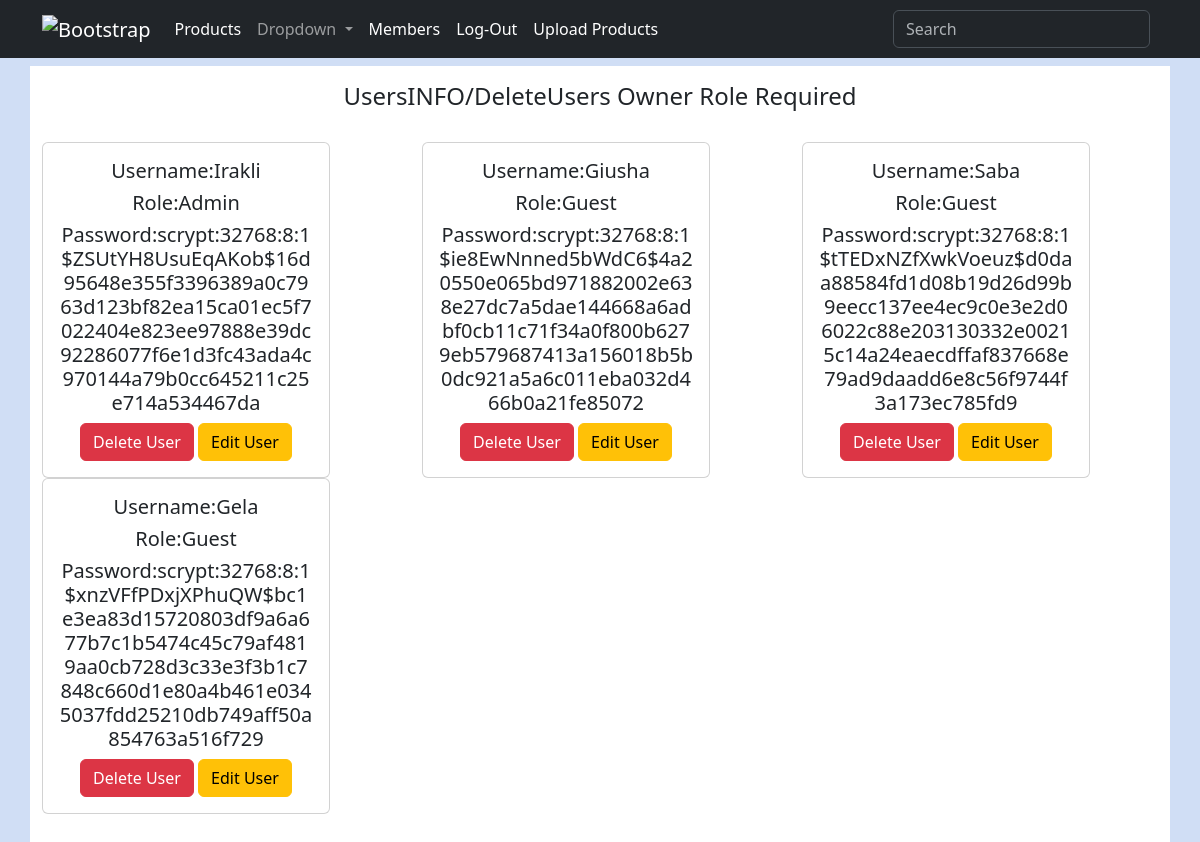
The app's page /registered_users (signed in) with its own data.
### models.py (models this page shows, shortened)
class User(db.Model, UserMixin):
    __tablename__ = "users"
    id = db.Column(db.Integer(), primary_key=True)
    username = db.Column(db.String())
    password = db.Column(db.String())
    role = db.Column(db.String())

### routes.py (the view)
@app.route("/registered_users")
@login_required
def users():
    registered_users = User.query.all()
    if current_user.role != "Admin":
        return redirect("/")
    return render_template("users.html", registered_users=registered_users)

### models.py (called while the page is built)
@login_manager.user_loader
def load_user(user_id):
    return User.query.get(user_id)

### templates/users.html (shortened to what this page needs)
{% extends "base.html" %}
{% block content %}
<h4>UsersINFO/DeleteUsers Owner Role Required</h4> <br>
<div class="row">
    {% for user in registered_users %}
    <div class="col">
        <div class="card" style="width: 18rem;">
            <div class="card-body">
                <h5 class="card-title">Username:{{ user['username'] }}</h5>
                <h5 class="card-title">Role:{{ user['role'] }}</h5>
                <h5 class="card-text">Password:{{ user['password'] }}</h5>
                <a class="btn btn-danger" href="/delete_user/{{ user['id'] }} ">Delete User</a>
                <a class="btn btn-warning" href="/edit_user/{{ user['id'] }} ">Edit User</a>
            </div>
        </div>
    </div>
    {% endfor %}
</div>
{% endblock %}

### static/styles.css (style rules this page uses)
.my-background1 { background-color:#d0def5; height:100%; }

### records on screen
User: username "Irakli", role "Admin", password "scrypt:32768:8:1$ZSUtYH8UsuEqAKob$16d95648e355f3396389a0c7963d123bf82ea15ca01ec5f7022404e823ee97888e39dc92286077f6e1d3fc43ada4c970144a79b0cc645211c25e714a534467da"
User: username "Giusha", role "Guest", password "scrypt:32768:8:1$ie8EwNnned5bWdC6$4a20550e065bd971882002e638e27dc7a5dae144668a6adbf0cb11c71f34a0f800b6279eb579687413a156018b5b0dc921a5a6c011eba032d466b0a21fe85072"
User: username "Saba", role "Guest", password "scrypt:32768:8:1$tTEDxNZfXwkVoeuz$d0daa88584fd1d08b19d26d99b9eecc137ee4ec9c0e3e2d06022c88e203130332e00215c14a24eaecdffaf837668e79ad9daadd6e8c56f9744f3a173ec785fd9"
User: username "Gela", role "Guest", password "scrypt:32768:8:1$xnzVFfPDxjXPhuQW$bc1e3ea83d15720803df9a6a677b7c1b5474c45c79af4819aa0cb728d3c33e3f3b1c7848c660d1e80a4b461e0345037fdd25210db749aff50a854763a516f729"
